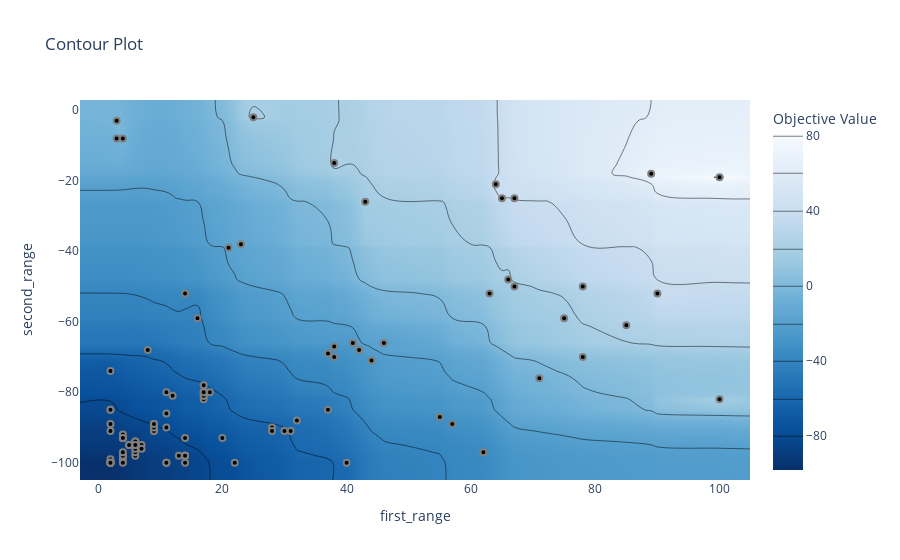

Notebook cell for this chart:
### Code cell
# Plotting a contour plot
contour_plot = vis.plot_contour(study, params=["first_range", "second_range"])
contour_plot.show()

### Figure 1 — Plotly figure (JSON) as saved in the notebook; plotly's stock layout.template omitted (floating-point values rounded to 4 significant figures; data arrays with more than 128 entries replaced by an {"elided": "..."} marker saying what was removed)
{"data": [{"colorbar": {"title": {"text": "Objective Value"}}, "colorscale": [[0, "rgb(247,251,255)"], [0.125, "rgb(222,235,247)"], [0.25, "rgb(198,219,239)"], [0.375, "rgb(158,202,225)"], [0.5, "rgb(107,174,214)"], [0.625, "rgb(66,146,198)"], [0.75, "rgb(33,113,181)"], [0.875, "rgb(8,81,156)"], [1, "rgb(8,48,107)"]], "connectgaps": true, "contours": {"coloring": "heatmap"}, "hoverinfo": "none", "line": {"smoothing": 1.3}, "reversescale": true, "type": "contour", "x": [-2.9, 2, 3, 4, 5, 6, 7, 8, 9, 11, 12, 13, 14, 16, 17, 18, 20, 21, 22, 23, 25, 28, 30, 31, 32, 37, 38, 40, 41, 42, 43, 44, 46, 55, 57, 62, 63, 64, 65, 66, 67, 71, 75, 78, 85, 89, 90, 100, 104.9], "y": [-104.9, -100, -99, -98, -97, -96, -95, -94, -93, -92, -91, -90, -89, -88, -87, -86, -85, -82, -81, -80, -78, -76, -74, -71, -70, -69, -68, -67, -66, -61, -59, -52, -50, -48, -39, -38, -26, -25, -21, -19, -18, -15, -8, -3, -2, 2.9], "z": {"elided": "46x49 int values"}}, {"marker": {"color": "black", "line": {"color": "Grey", "width": 2}}, "mode": "markers", "showlegend": false, "type": "scatter", "x": [37, 38, 71, 85, 75, 78, 43, 62, 78, 16, 6, 6, 2, 2, 2, 23, 100, 21, 3, 25, 55, 11, 14, 2, 2, 30, 28, 32, 31, 28, 17, 17, 17, 17, 18, 17, 12, 17, 11, 17, 37, 42, 38, 41, 8, 40, 44, 46, 41, 38, 6, 5, 6, 5, 6, 7, 7, 6, 6, 6, 2, 2, 11, 2, 22, 2, 2, 11, 2, 11, 14, 67, 64, 90, 89, 63, 100, 66, 65, 67, 9, 9, 2, 57, 2, 9, 9, 9, 9, 9, 4, 14, 13, 14, 14, 14, 4, 4, 14, 4, 4, 4, 4, 4, 4, 4, 20, 3, 4, 4], "y": [-85, -15, -76, -61, -59, -50, -26, -97, -70, -59, -98, -97, -100, -100, -99, -38, -82, -39, -3, -2, -87, -90, -100, -100, -74, -91, -90, -88, -91, -91, -80, -82, -81, -78, -80, -80, -81, -81, -80, -80, -69, -68, -70, -66, -68, -100, -71, -66, -66, -67, -94, -95, -96, -95, -95, -95, -96, -95, -94, -95, -85, -100, -100, -85, -100, -100, -100, -86, -100, -100, -52, -50, -21, -52, -18, -52, -19, -48, -25, -25, -91, -90, -91, -89, -89, -89, -91, -89, -90, -89, -98, -98, -98, -98, -98, -98, -99, -98, -93, -97, -8, -93, -93, -93, -93, -100, -93, -8, -92, -93]}], "layout": {"title": {"text": "Contour Plot"}, "xaxis": {"range": [-2.9, 104.9], "title": {"text": "first_range"}}, "yaxis": {"range": [-104.9, 2.9], "title": {"text": "second_range"}}}}
